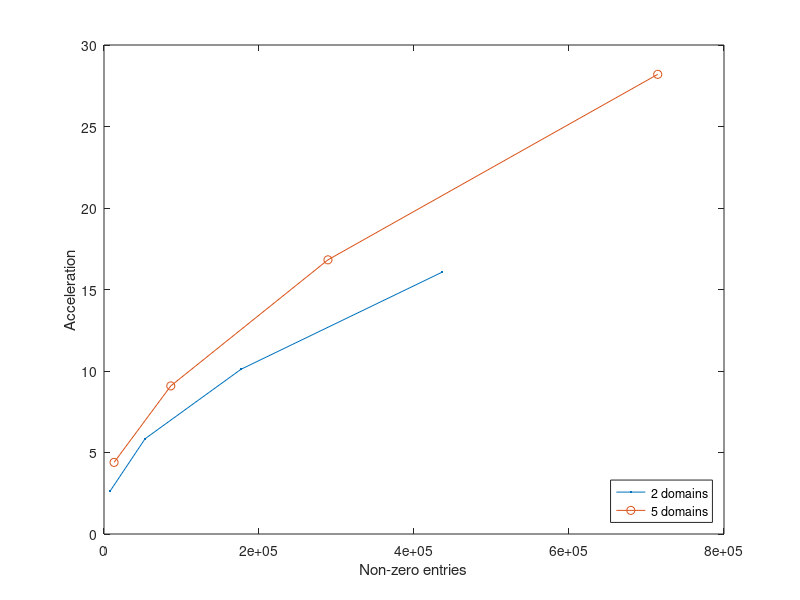
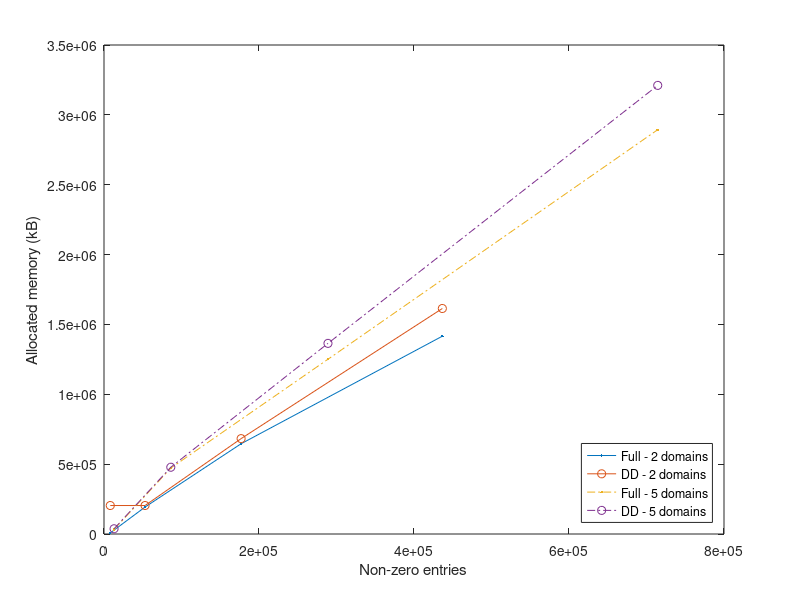

Here is the MATLAB script that generated these plots, in order:
%% PlotEfficiency - Plot solver efficiency and memory usage vs non-zero entries
clear all; clc; close all;

%% Data: model 1 (2 domains)
% DoFs = 700, NNZ = 8100,  Acc = 2.649, p = 1, 7732, 4644
% DoFs = 2908, NNZ = 52972,  Acc = 5.842, p = 2, 192864, 203868
% DoFs = 6640, NNZ = 176908, Acc = 10.11, p = 3, 645996, 682644
% DoFs = 11896, NNZ = 436572, Acc = 16.07, p = 4, 1415900, 1614068, tD = 216.275
mod1(1, :) = [700,   8100,   2.649,  1, 7732,   203868,  0];
mod1(2, :) = [2908,  52972,  5.842,  2, 192864, 203868,  0];
mod1(3, :) = [6640,  176908, 10.11,  3, 645996, 682644,  0];
mod1(4, :) = [11896, 436572, 16.07,  4, 1415900, 1614068, 216.275];

%% Data: model 2 (5 domains)
% DoFs = 1456, NNZ = 12980, Acc = 4.393, p = 1, 32940, 37480
% DoFs = 6032, NNZ = 86176, Acc = 9.085, p = 2, 471576, 477836
% DoFs = 13744, NNZ = 289000, Acc = 16.82, p = 3, 1250820, 1364400
% DoFs = 24592, NNZ = 714476, Acc = 28.2, p = 4, 2893748, 3210944, 268
mod2(1, :) = [1456,  12980,  4.393,  1, 32940,  37480,   0];
mod2(2, :) = [6032,  86176,  9.085,  2, 471576, 477836,  0];
mod2(3, :) = [13744, 289000, 16.82,  3, 1250820, 1364400, 0];
mod2(4, :) = [24592, 714476, 28.2,   4, 2893748, 3210944, 268];

%% Plot acceleration vs non-zero entries
figure;
plot(mod1(:, 2), mod1(:, 3), '.-', mod2(:, 2), mod2(:, 3), '-o')
xlabel('Non-zero entries');
ylabel('Acceleration');
legend('2 domains', '5 domains', 'Location', 'SouthEast');

%% Plot memory allocation vs non-zero entries
figure;
plot(mod1(:, 2), mod1(:, 5), '.-', ...
    mod1(:, 2), mod1(:, 6), '-o', ...
    mod2(:, 2), mod2(:, 5), '.-.', ...
    mod2(:, 2), mod2(:, 6), '-.o');
xlabel('Non-zero entries');
ylabel('Allocated memory (kB)');
legend('Full - 2 domains', 'DD - 2 domains', ...
    'Full - 5 domains', 'DD - 5 domains', ...
    'Location', 'SouthEast');
